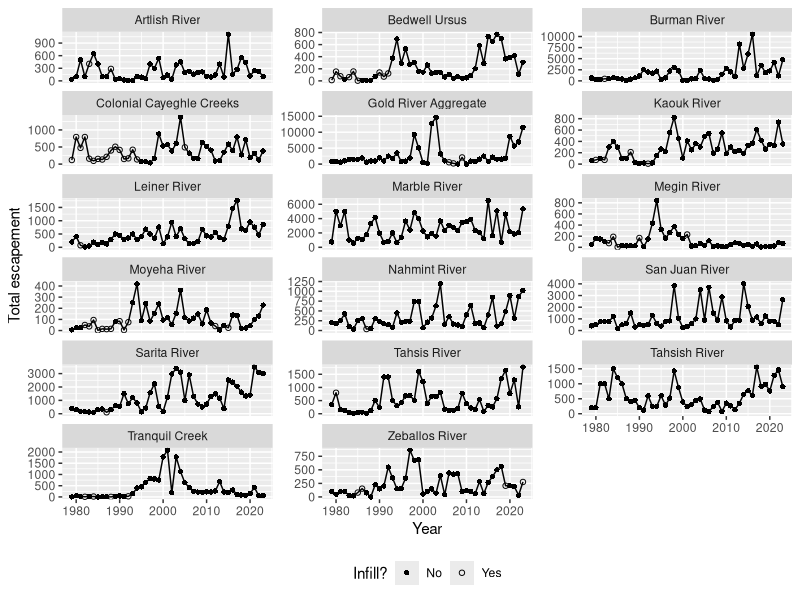

The R source for this figure:


library(tidyverse)

esc <- readr::read_csv("data/R-OUT_infilled_indicators_escapement_timeseries.csv")

g <- esc %>%
  mutate(river = gsub("_", " ", river) %>% stringr::str_to_title()) %>%
  mutate(`Infill?` = ifelse(is.na(infill), "No", "Yes")) %>%
  ggplot(aes(year, escapement)) +
  geom_line() +
  geom_point(aes(shape = `Infill?`)) +
  labs(x = "Year", y = "Total escapement") +
  scale_shape_manual(values = c(16, 1)) +
  facet_wrap(vars(river), scales = "free_y", ncol = 3) +
  expand_limits(y = 0) +
  theme(legend.position = 'bottom')
ggsave("figures/total_escapement.png", g, height = 9, width = 7)
